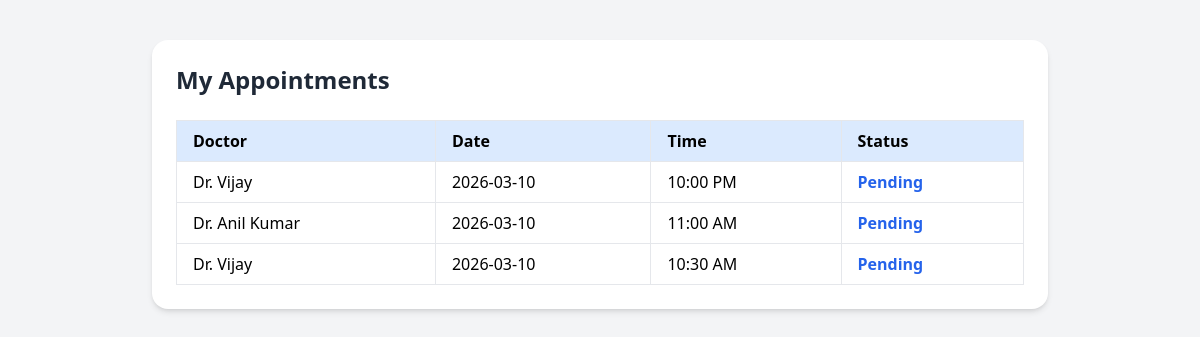
The app's page /my_booking.php (signed in) with its own data.
### tables this page shows
CREATE TABLE IF NOT EXISTS `appointments` (
  `id` int NOT NULL AUTO_INCREMENT,
  `patient_name` varchar(100) DEFAULT NULL,
  `doctor_id` int DEFAULT NULL,
  `date` date DEFAULT NULL,
  `time` time DEFAULT NULL,
  `status` enum('Pending','Visited','Expired') DEFAULT 'Pending',
  PRIMARY KEY (`id`)
);

CREATE TABLE IF NOT EXISTS `doctors` (
  `id` int NOT NULL AUTO_INCREMENT,
  `name` varchar(100) NOT NULL,
  `specialization` varchar(100) NOT NULL,
  `fee` int NOT NULL,
  `phone` varchar(20) DEFAULT NULL,
  PRIMARY KEY (`id`)
);

### my_booking.php (the view, shortened to what this page needs)
<?php
include "db.php";
$id = $_SESSION['username'];
mysqli_query($conn, "
    UPDATE appointments
    SET status = 'Expired'
    WHERE status = 'Pending'
    AND patient_name = '$id'
    AND CONCAT(date, ' ', time) < NOW() - INTERVAL 30 MINUTE
");
$result = mysqli_query($conn, "
SELECT appointments.date AS appointment_date,
       appointments.time AS appointment_time,
       appointments.status,
       doctors.name AS doctor
FROM appointments
JOIN doctors ON doctors.id = appointments.doctor_id
WHERE patient_name='$id'
ORDER BY appointments.date DESC, appointments.time DESC
");
?>
<!DOCTYPE html>
<html lang="en">
<head>
<script src="https://cdn.tailwindcss.com"></script>
</head>
<body class="bg-gray-100">
<div class="max-w-4xl mx-auto mt-10 p-6 bg-white rounded-2xl shadow-md">
    <h2 class="text-2xl font-bold mb-6 text-gray-800">My Appointments</h2>
    <div class="overflow-x-auto">
        <table class="min-w-full table-auto border-collapse">
            <thead>
                <tr class="bg-blue-100 text-left">
                    <th class="px-4 py-2 border">Doctor</th>
                    <th class="px-4 py-2 border">Date</th>
                    <th class="px-4 py-2 border">Time</th>
                    <th class="px-4 py-2 border">Status</th>
                </tr>
            </thead>
            <tbody>
                <?php if(mysqli_num_rows($result) > 0): ?>
                    <?php while($row = mysqli_fetch_assoc($result)) { ?>
                        <tr class="hover:bg-gray-50">
                            <td class="px-4 py-2 border"><?= $row['doctor']; ?></td>
                            <td class="px-4 py-2 border"><?= $row['appointment_date']; ?></td>
                            <td class="px-4 py-2 border"><?= date("h:i A", strtotime($row['appointment_time'])); ?></td>
                            <td class="px-4 py-2 border">
                                <?php
                                if($row['status'] == 'Pending') echo '<span class="text-blue-600 font-semibold">Pending</span>';
                                elseif($row['status'] == 'Visited') echo '<span class="text-green-600 font-semibold">Visited</span>';
                                elseif($row['status'] == 'Expired') echo '<span class="text-red-600 font-semibold">Expired</span>';
                                ?>
                            </td>
                        </tr>
                    <?php } ?>
                <?php else: ?>
                    <tr>
                        <td colspan="4" class="px-4 py-2 border text-center text-gray-500">No appointments found</td>
                    </tr>
                <?php endif; ?>
            </tbody>
        </table>
    </div>
</div>
</body>
</html>

### records on screen
appointments: doctor.name "Dr. Vijay", date "2026-03-10", time "10:00 PM", status "Pending"
appointments: doctor.name "Dr. Anil Kumar", date "2026-03-10", time "11:00 AM", status "Pending"
appointments: doctor.name "Dr. Vijay", date "2026-03-10", time "10:30 AM", status "Pending"
